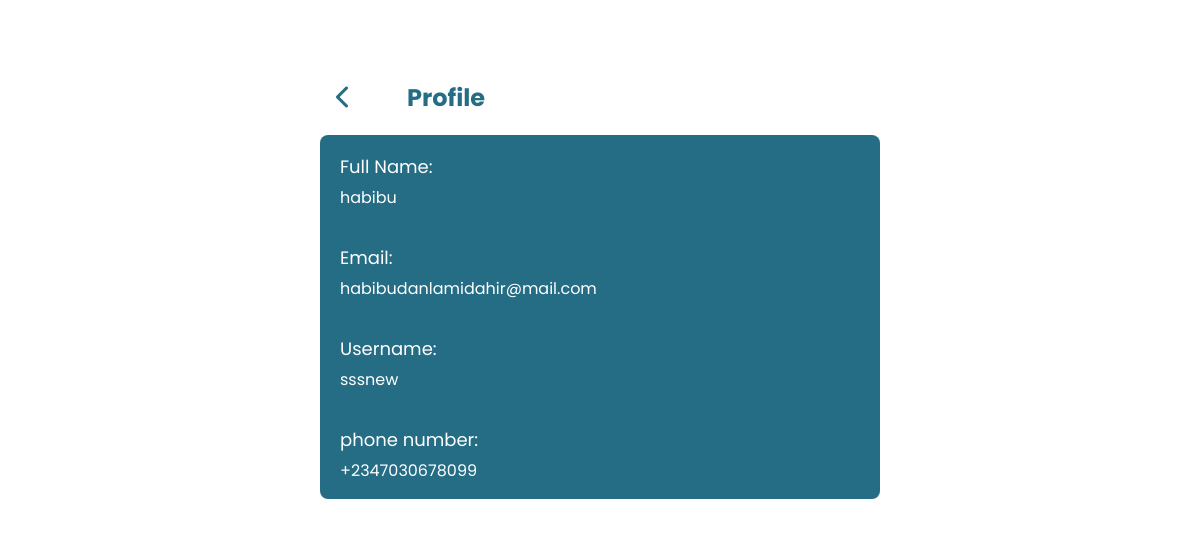
The page /profile (signed in) on the database as committed earlier.
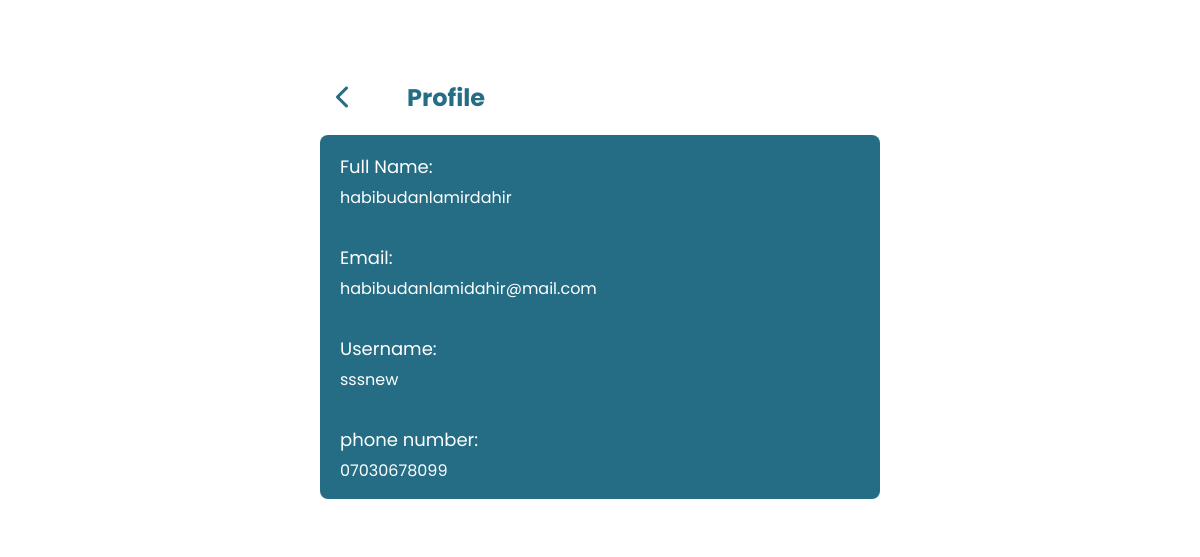
The same page on the database as committed later.
### app/models.py (models this page shows, shortened)
class User(db.Model, UserMixin):
    __tablename__ = "users"
    id = db.Column(db.Integer, primary_key=True) # store user id
    name = db.Column(db.String(80), nullable=False) # store user full name
    username = db.Column(db.String(80), unique=True, nullable=False) # store user username
    email = db.Column(db.String(120), unique=True, nullable=False) # store user email
    password = db.Column(db.String(255), nullable=False) # store user hashed password
    phone_number = db.Column(db.String(15), nullable=False) # store user phone number
    balance = db.Column(db.Float, default=0.0) # store user balance
    api_wallet_account_number = db.Column(db.String(200)) # store api wallet account number
    pin = db.Column(db.String(4), nullable=False, default='1111') # store user pin for transaction
    created_at = db.Column(db.DateTime, default=lambda: datetime.now(timezone.utc)) # store time when the user was created
    updated_at = db.Column(db.DateTime, onupdate=lambda: datetime.now(timezone.utc)) # store time when the user was updated
    is_admin = db.Column(db.Boolean, default=False) # store whether the user is an admin user or not
    referred_by = db.Column(db.String(80), nullable=True) # store the referrer of the user
    transactions = db.relationship('Transaction', primaryjoin="User.id == Transaction.user_id", backref='user', lazy=True) # store the transactions belong to a user
    referrals = db.relationship('Referral', foreign_keys='Referral.referrer_id', backref='referrer', lazy=True) # store the referrals that the user referred

### app/views.py (the view)
@view.route("/profile")
@login_required
def profile():
    return render_template("main_templates/profile.html")

### app/__init__.py (called while the page is built)
def create_app():
    app = Flask(__name__)
    app.config['SQLALCHEMY_DATABASE_URI'] = 'sqlite:///database.db'
    app.config['SQLALCHEMY_TRACK_MODIFICATIONS'] = False
    app.secret_key = my_app_secret_key
    app.config['REMEMBER_COOKIE_DURATION'] = timedelta(minutes=30)
    db.init_app(app)
    migrate.init_app(app, db)
    login_manager.init_app(app)
    login_manager.login_view = 'auth.login'
    login_manager.login_message_category = 'info'
    @login_manager.user_loader
    def user_loader(user_id):
        from app.models import User
        return User.query.get(user_id)
    from app.admin import admin
    from app.auth import auth
    from app.views import view
    app.register_blueprint(admin)
    app.register_blueprint(auth)
    app.register_blueprint(view)
    return app

### app/templates/main_templates/profile.html (shortened to what this page needs)
{% extends 'auth_templates/auth_base.html' %}
{% block content %}
    <div class="auth-wrapper">
        <div class="auth-box">
            <div class="back-btn-container" style="padding-top:20px;">
                <button class="get-back-btn" name="username_submit_btn" onclick="history.back()">
                    <i class="fas fa-chevron-left" style="font-size: 24px;"></i>
                </button>
                <div class="auth-heading">
                    <h2><strong>Profile</strong></h2>
                </div>
            </div>
            <div class="profile-container">
                <div class="profile-element">
                    <p class="profile-label">Full Name:</p>
                    <p class="profile-value">{{ current_user.name }}</p>
                </div>
                <div class="profile-element">
                    <p class="profile-label">Email:</p>
                    <p class="profile-value">{{ current_user.email }}</p>
                </div>
                <div class="profile-element">
                    <p class="profile-label">Username:</p>
                    <p class="profile-value">{{ current_user.username }}</p>
                </div>
                <div class="profile-element">
                    <p class="profile-label">phone number:</p>
                    <p class="profile-value">{{ current_user.phone_number }}</p>
                </div>
            </div>
        </div>
    </div>
{% endblock %}

### app/templates/auth_templates/auth_base.html (shortened to what this page needs)
<!DOCTYPE html>
<html lang="en">
<head>
    <link rel="stylesheet" href="{{url_for('static', filename='css/auth_style.css')}}">
    <link rel="stylesheet" href="https://cdnjs.cloudflare.com/ajax/libs/font-awesome/6.4.0/css/all.min.css">
</head>
<body>
    {% block content %}
    {% endblock %}
</body>
</html>

### app/static/css/auth_style.css (style rules this page uses)
body { background-color: #fff; box-sizing: border-box; font-family: 'Poppins'; margin: 0; padding: 0; }
.auth-wrapper { background-color: #fff; padding: 30px 0 30px 0; width: 100%; }
.auth-box { align-items: center; background-color: white; display: flex; flex-direction: column; height: 100%; justify-content: center; margin: auto; width: 50%; }
.back-btn-container { box-sizing: border-box; display: flex; gap: 50px; text-align: center; margin-bottom: 20px; margin-top: 30px; width: 90%; }
.get-back-btn { background-color: transparent; border: none; color: #256D85; float: left; font-size: 24px; margin-top: 0; margin-bottom: 0; outline: none; }
.auth-heading { display: flex; color: #256D85; justify-content: space-between; }
.auth-heading h2 { margin: 0; padding: 0; text-align: center; }
.profile-container { background-color: #256D85; border-radius: 8px; display: flex; flex-direction: column; justify-content: flex-start; padding-left: 20px; width: 90%; }
.profile-label { color: #fff; font-size: 18px; margin-bottom: 5px; }
.profile-value { color: #fff; font-size: 16px; margin-top: 5px; width: 100%; }

Rows that differ between the two databases and show on the page:
changed User "habibudanlamidahir@mail.com": name "habibu" → "habibudanlamirdahir"; phone_number "+2347030678099" → "07030678099"
